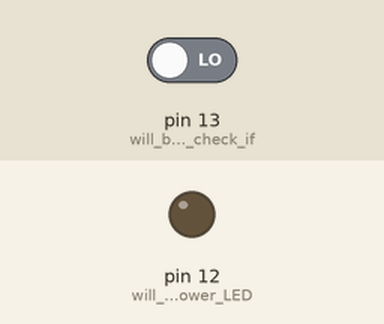
Bench run of a sketch on a simulated Arduino Uno, built with avr-gcc and run on an emulated ATmega328P. Shown: output pins drawn as LEDs (lit = HIGH). The inputs (shaded band) are chosen by the test bench; at power-on: pin 13 (will_be_used_to_check_if) LOW.

Above: at 1.2 s.
1.3 s: pin 13 (will_be_used_to_check_if) driven HIGH
At 2.1 s:
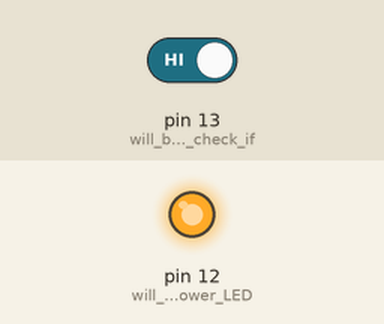
2.8 s: pin 13 (will_be_used_to_check_if) driven LOW
At 3.2 s:
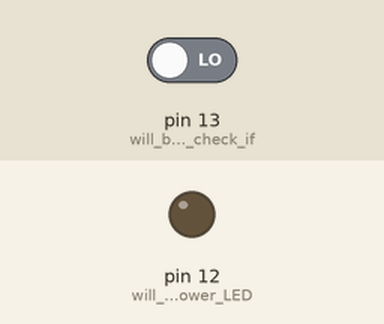
Timing chart, 0 to 5.8 s (numbered marks = the images above; inputs shaded):
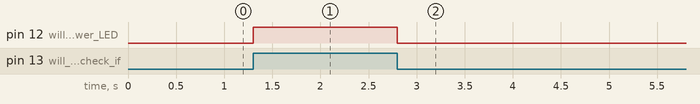

The sketch:

247ExampleCode.ino
```cpp
//This is where we will initialize our pins and declare their function as
//either input or output
void setup() {
  pinMode(13, INPUT); // will be used to check if button is pressed
  pinMode(12, OUTPUT); // will be used to power LED
  Serial.begin(9600);
}

//our main code that will run repeatedly
void loop() {
  //Is the button pressed?
  if(digitalRead(13) == HIGH) {
    //if so, turn on the LED
    digitalWrite(12, HIGH);
  }
  else {
    //otherwise, keep the LED off
     digitalWrite(12, LOW);
  }


}
```

Measured:
- after the input at 1.3 s, pin 12 (will_be_used_to_power_LED): LOW → HIGH at once
- after the input at 2.8 s, pin 12 (will_be_used_to_power_LED): HIGH → LOW at once
